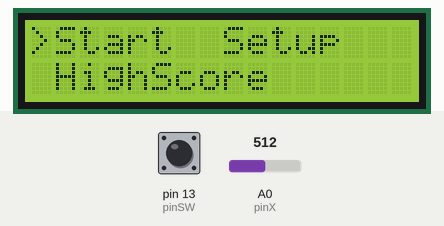
Recording of a sketch running on a simulated Arduino Uno, built with avr-gcc and run on an emulated ATmega328P. Parts: 16×2 character LCD. The inputs (shaded band) are chosen by the test bench; at power-on: A0 (pinX) = 512, pin 13 (pinSW) HIGH.

Above: at 1.2 s.
1.3 s: A0 (pinX) set to 590
2.8 s: A0 (pinX) set to 608
At 3.4 s:
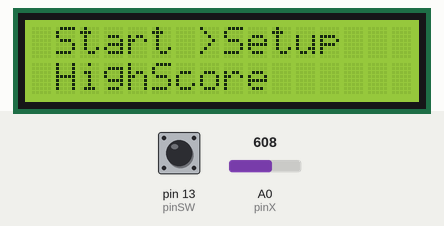
4.3 s: pin 13 (pinSW) pulled LOW for 0.15 s
At 4.38 s:
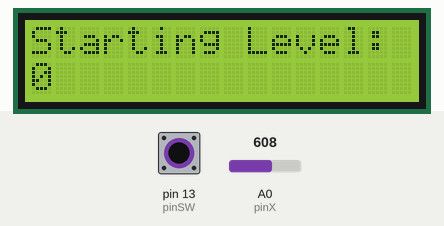
At 5.3 s:
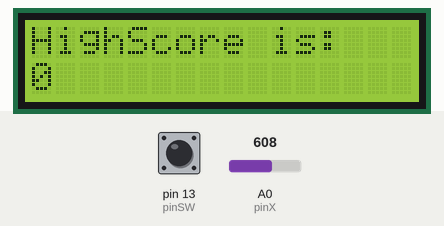
5.9 s: pin 13 (pinSW) pulled LOW for 1 s
At 6.05 s:
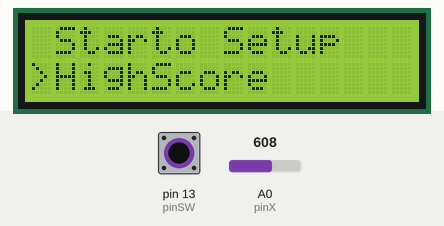
8.4 s: pin 13 (pinSW) driven LOW
11.4 s: pin 13 (pinSW) pulsed HIGH 2 times (0.12 s each, 0.3 s apart)
Timing chart, 0 to 14.4 s (numbered marks = the images above; inputs shaded):
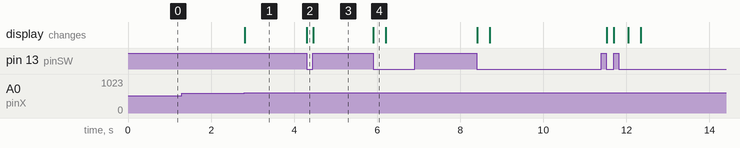

The sketch:

meniu_joc.ino
```cpp
#include <LiquidCrystal.h>
const int RS = 12;
const int enable = 11;
const int d4 = 5;
const int d5 = 4;
const int d6 = 3;
const int d7 = 2;
LiquidCrystal lcd(RS, enable, d4, d5, d6, d7);

const int pinSW = 13; // digital pin connected to switch output
const int pinX = A0; // A0 - analog pin connected to X output
const int pinY = A1; // A1 - analog pin connected to Y output

bool joyMoved = false;
//int digit = 0;
int minThreshold = 400;
int maxThreshold = 600;
int curssor;
int col = 0;
int ok = 0;
int row = 0;
int prev = 0;
const int interval = 5000;
int switchValue;
int buttonState = 0;
int cursorValue = 0;
int xValue = 0;
int yValue = 0;
int i = 0;
int setupStartingLevel = 0;
int startingLevelValue = 0;
void setup() {
  Serial.begin(9600);
  lcd.begin(16, 2);
  pinMode(pinSW, INPUT_PULLUP);
  pinMode(pinX, INPUT);
  lcd.setCursor(1, 0);
  lcd.print("Start");
  lcd.setCursor(8, 0);
  lcd.print("Setup");
  lcd.setCursor(1, 1);
  lcd.print("HighScore");
  //currsor = lcd.setCursor(0,0);
}
bool buttonPressed(int buttonValue) {
  if (buttonValue == LOW) {
    return true;
  }
  return false;
}
void optionsStart(int startingLevelValue) {
  lcd.clear();
  lcd.setCursor(0, 0);
  lcd.print("Lives:3");
  lcd.setCursor(8, 0);
  lcd.print("Level:");
  lcd.setCursor(14, 0);
  lcd.print(startingLevelValue);
  lcd.setCursor(0, 1);
  lcd.print("Score:");
  lcd.setCursor(6, 1);
  lcd.print(startingLevelValue * 3);
}
void loop() {

  if (buttonState == LOW) {
    int buttonValue = digitalRead(pinSW);
    if (buttonPressed(buttonValue) == true) {
      buttonState = !buttonState;
    }
    xValue = analogRead(pinX);
    if (xValue > maxThreshold && joyMoved == false) {
      cursorValue++;
      if (cursorValue == 3) {
        cursorValue = 0;
      }
      joyMoved = true;
    }
    if (xValue < minThreshold && joyMoved == false) {
      cursorValue--;
      if (cursorValue == -1) {
        cursorValue = 2;
      }
      joyMoved = true;
    }
    if (xValue < maxThreshold && xValue > minThreshold) {
      joyMoved = false;
    }
    lcd.setCursor(0, 0);
    if (cursorValue == 0) {
      lcd.print(">Start");
    } else {
      lcd.print(" Start");
    }
    lcd.setCursor(7, 0);
    if (cursorValue == 1) {
      lcd.print(">Setup");
    } else {
      lcd.print(" Setup");
    }
    lcd.setCursor(0, 1);
    if (cursorValue == 2) {
      lcd.print(">HighScore");
    } else {
      lcd.print(" HighScore");
    }
  } else {
    if (cursorValue == 0) {
      int current = millis();
      if ((current - prev) > interval && i < 2) {
        optionsStart(startingLevelValue);
        startingLevelValue++;
        i++;
        prev = current;
      }
      if (i == 2) {
        if (buttonState == HIGH) {
          if(ok == 0) {
            lcd.clear();
            lcd.setCursor(0, 0);
            lcd.print("congrats");
            lcd.setCursor(0, 1);
            lcd.print("exit");
            ok = 1;
          }
          int buttonValue = digitalRead(pinSW);
          if (buttonPressed(buttonValue) == true) {
            buttonState = !buttonState;
            ok = 0;
            i = 0;
          }
        }
      }
    }
    if (cursorValue == 1) {
      if (ok == 0) {
        lcd.clear();
        lcd.setCursor(0, 0);
        lcd.print("Starting Level:");
        ok = 1;
      }
      yValue = analogRead(pinY);
      if (yValue > maxThreshold && joyMoved == false) {
        startingLevelValue++;
        joyMoved = true;
      }
      if (yValue < minThreshold && joyMoved == false) {
        startingLevelValue--;
        joyMoved = true;
      }
      if (yValue < maxThreshold && yValue > minThreshold) {
        joyMoved = false;
      }
      lcd.setCursor(0, 1);
      lcd.print(startingLevelValue);
      if (buttonState == HIGH) {
        int buttonValue = digitalRead(pinSW);
        if (buttonPressed(buttonValue) == true) {
          buttonState = !buttonState;
          ok = 0;
        }
      }

    }
    if (cursorValue == 2) {
      if (ok == 0) {
        lcd.clear();
        ok = 1;
      }
      lcd.setCursor(0, 0);
      lcd.print("HighScore is:");
      lcd.setCursor(0, 1);
      lcd.print(startingLevelValue * 3);
      if (buttonState == HIGH) {
        int buttonValue = digitalRead(pinSW);
        if (buttonPressed(buttonValue) == true) {
          buttonState = !buttonState;
          ok = 0;
        }
      }
    }

  }
}
```

Measured:
- the behaviour switches between 600 and 601 on A0 (pinX) (found by bisection; images 0 and 1)
- after the input at 1.3 s, every drawn part: stays the same
- after the input at 2.8 s, the display: changes at once (image 1)
- after the input at 4.3 s, the display: changes at once (image 2)
- after the input at 5.9 s, the display: changes at once (image 4)
